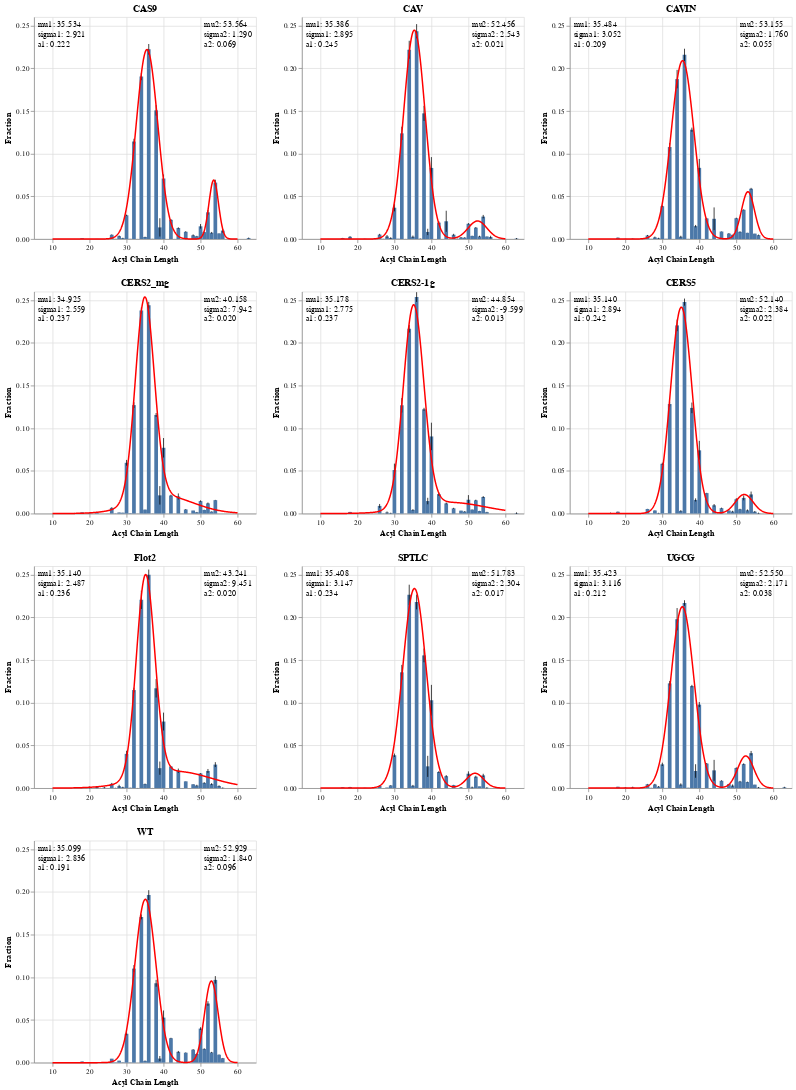

The notebook cell this image was saved under:
### Code cell
chart_list = []
def gauss(x,mu,sigma,A):
    return A*np.exp(-(x-mu)**2/(2*sigma**2))

def bimodal(x,mu1,sigma1,A1,mu2,sigma2,A2):
    return gauss(x,mu1,sigma1,A1)+gauss(x,mu2,sigma2,A2)

for protein in ptnstd['protein'].unique():
    source = ptnstd[ptnstd['protein'] == protein]
    
    # create error bars
    err = alt.Chart(source).mark_errorbar(extent='stdev').encode(
        x='Acyl Chain Length:Q',
        y='Fraction:Q',
    )
    
    # create histogram
    bar = alt.Chart(source).mark_bar().encode(
        x='Acyl Chain Length:Q',
        y=alt.Y('mean(Fraction):Q').scale(domain=[0,.26]),
    ).properties(title=protein)
    
    # create gaussian
    x = ptns[(ptns['Acyl Chain Length'] % 2 == 0)]['Acyl Chain Length']
    y = ptns[protein].loc[x.index]
    
    # expected vals
    x1 = x[(x < 51) & (x >= 20)]
    y1 = ptns[protein].loc[x1.index]
    x2 = x[(x >= 51)]
    y2 = ptns[protein].loc[x2.index]
    
    n1 = sum(y1)
    mean1 = sum(x1*y1)/n1                  
    sigma1 = sum(y1*(x1-mean1)**2)/n1
    a1 = max(y1)
    
    n2 = sum(y2)                         
    mean2 = sum(x2*y2)/n2                  
    sigma2 = sum(y2*(x2-mean2)**2)/n2
    a2=max(y2)
    
    expected = [mean1, sigma1, a1, mean2, sigma2, a2]
    # print(protein, expected)
    
    popt,pcov = curve_fit(bimodal,x,y,p0=expected)
    
    xx = np.linspace(10, 60, 500)
    
    s = pd.DataFrame({'Acyl Chain Length':xx, 'y':bimodal(xx, *popt)})
    
    gaus = alt.Chart(s).mark_line(color='red').encode(
        x='Acyl Chain Length:Q',
        y='y:Q'
    )
    
    text1 = alt.Chart({'values':[{}]}).mark_text(
        align="left", baseline="top"
    ).encode(
        x=alt.value(5),  # pixels from left
        y=alt.value(5),  # pixels from top
        text=alt.value([f"mu1: {popt[0]:.3f}", f"sigma1: {popt[1]:.3f}", f"a1: {popt[2]:.3f}"])
    )
    
    text2 = alt.Chart({'values':[{}]}).mark_text(
        align="left", baseline="top"
    ).encode(
        x=alt.value(230),  # pixels from left
        y=alt.value(5),  # pixels from top
        text=alt.value([f"mu2: {popt[3]:.3f}", f"sigma2: {popt[4]:.3f}", f"a2: {popt[5]:.3f}"])
    )
    
    # append to chart list
    chart = bar + err + gaus + text1 + text2
    
    chart_list.append(chart)

bimodal_gauss = alt.hconcat(*chart_list[:3]) & alt.hconcat(*chart_list[3:6]) & alt.hconcat(*chart_list[6:9]) & chart_list[9]
bimodal_gauss

### Figure 1 — Vega-Lite specification as saved in the notebook (floating-point values rounded to 4 significant figures; data arrays with more than 128 entries replaced by an {"elided": "..."} marker saying what was removed)
{"config": {"view": {"continuousWidth": 300, "continuousHeight": 300}}, "vconcat": [{"hconcat": [{"layer": [{"mark": {"type": "bar"}, "encoding": {"x": {"field": "Acyl Chain Length", "type": "quantitative"}, "y": {"aggregate": "mean", "field": "Fraction", "scale": {"domain": [0, 0.26]}, "type": "quantitative"}}, "title": "CAS9"}, {"mark": {"type": "errorbar", "extent": "stdev"}, "encoding": {"x": {"field": "Acyl Chain Length", "type": "quantitative"}, "y": {"field": "Fraction", "type": "quantitative"}}}, {"data": {"name": "data-a8f1a76c3aa63e8031dd5c7524a1eebb"}, "mark": {"type": "line", "color": "red"}, "encoding": {"x": {"field": "Acyl Chain Length", "type": "quantitative"}, "y": {"field": "y", "type": "quantitative"}}}, {"data": {"name": "empty"}, "mark": {"type": "text", "align": "left", "baseline": "top"}, "encoding": {"text": {"value": ["mu1: 35.534", "sigma1: 2.921", "a1: 0.222"]}, "x": {"value": 5}, "y": {"value": 5}}}, {"data": {"name": "empty"}, "mark": {"type": "text", "align": "left", "baseline": "top"}, "encoding": {"text": {"value": ["mu2: 53.564", "sigma2: 1.290", "a2: 0.069"]}, "x": {"value": 230}, "y": {"value": 5}}}], "data": {"name": "data-0e140cbde06a05112803624adbe51bd8"}}, {"layer": [{"mark": {"type": "bar"}, "encoding": {"x": {"field": "Acyl Chain Length", "type": "quantitative"}, "y": {"aggregate": "mean", "field": "Fraction", "scale": {"domain": [0, 0.26]}, "type": "quantitative"}}, "title": "CAV"}, {"mark": {"type": "errorbar", "extent": "stdev"}, "encoding": {"x": {"field": "Acyl Chain Length", "type": "quantitative"}, "y": {"field": "Fraction", "type": "quantitative"}}}, {"data": {"name": "data-abb24bd9edba8d4a7f257d3e8e03b576"}, "mark": {"type": "line", "color": "red"}, "encoding": {"x": {"field": "Acyl Chain Length", "type": "quantitative"}, "y": {"field": "y", "type": "quantitative"}}}, {"data": {"name": "empty"}, "mark": {"type": "text", "align": "left", "baseline": "top"}, "encoding": {"text": {"value": ["mu1: 35.386", "sigma1: 2.895", "a1: 0.245"]}, "x": {"value": 5}, "y": {"value": 5}}}, {"data": {"name": "empty"}, "mark": {"type": "text", "align": "left", "baseline": "top"}, "encoding": {"text": {"value": ["mu2: 52.456", "sigma2: 2.543", "a2: 0.021"]}, "x": {"value": 230}, "y": {"value": 5}}}], "data": {"name": "data-cc2bc58d17b0c4a92ab9d878a3e1e896"}}, {"layer": [{"mark": {"type": "bar"}, "encoding": {"x": {"field": "Acyl Chain Length", "type": "quantitative"}, "y": {"aggregate": "mean", "field": "Fraction", "scale": {"domain": [0, 0.26]}, "type": "quantitative"}}, "title": "CAVIN"}, {"mark": {"type": "errorbar", "extent": "stdev"}, "encoding": {"x": {"field": "Acyl Chain Length", "type": "quantitative"}, "y": {"field": "Fraction", "type": "quantitative"}}}, {"data": {"name": "data-78c13e65931f73990322de28e9470cda"}, "mark": {"type": "line", "color": "red"}, "encoding": {"x": {"field": "Acyl Chain Length", "type": "quantitative"}, "y": {"field": "y", "type": "quantitative"}}}, {"data": {"name": "empty"}, "mark": {"type": "text", "align": "left", "baseline": "top"}, "encoding": {"text": {"value": ["mu1: 35.484", "sigma1: 3.052", "a1: 0.209"]}, "x": {"value": 5}, "y": {"value": 5}}}, {"data": {"name": "empty"}, "mark": {"type": "text", "align": "left", "baseline": "top"}, "encoding": {"text": {"value": ["mu2: 53.155", "sigma2: 1.760", "a2: 0.055"]}, "x": {"value": 230}, "y": {"value": 5}}}], "data": {"name": "data-363cd3c5b3123c69106a1ce587fade77"}}]}, {"hconcat": [{"layer": [{"mark": {"type": "bar"}, "encoding": {"x": {"field": "Acyl Chain Length", "type": "quantitative"}, "y": {"aggregate": "mean", "field": "Fraction", "scale": {"domain": [0, 0.26]}, "type": "quantitative"}}, "title": "CERS2_mg"}, {"mark": {"type": "errorbar", "extent": "stdev"}, "encoding": {"x": {"field": "Acyl Chain Length", "type": "quantitative"}, "y": {"field": "Fraction", "type": "quantitative"}}}, {"data": {"name": "data-2a7c7032d4be5496c19f9238833d3c17"}, "mark": {"type": "line", "color": "red"}, "encoding": {"x": {"field": "Acyl Chain Length", "type": "quantitative"}, "y": {"field": "y", "type": "quantitative"}}}, {"data": {"name": "empty"}, "mark": {"type": "text", "align": "left", "baseline": "top"}, "encoding": {"text": {"value": ["mu1: 34.925", "sigma1: 2.559", "a1: 0.237"]}, "x": {"value": 5}, "y": {"value": 5}}}, {"data": {"name": "empty"}, "mark": {"type": "text", "align": "left", "baseline": "top"}, "encoding": {"text": {"value": ["mu2: 40.158", "sigma2: 7.942", "a2: 0.020"]}, "x": {"value": 230}, "y": {"value": 5}}}], "data": {"name": "data-0ae249bd0a88a3a1af5ce70e6a57c3fc"}}, {"layer": [{"mark": {"type": "bar"}, "encoding": {"x": {"field": "Acyl Chain Length", "type": "quantitative"}, "y": {"aggregate": "mean", "field": "Fraction", "scale": {"domain": [0, 0.26]}, "type": "quantitative"}}, "title": "CERS2-1g"}, {"mark": {"type": "errorbar", "extent": "stdev"}, "encoding": {"x": {"field": "Acyl Chain Length", "type": "quantitative"}, "y": {"field": "Fraction", "type": "quantitative"}}}, {"data": {"name": "data-68fa05c3a72ecb46e1f081fe27bb07c8"}, "mark": {"type": "line", "color": "red"}, "encoding": {"x": {"field": "Acyl Chain Length", "type": "quantitative"}, "y": {"field": "y", "type": "quantitative"}}}, {"data": {"name": "empty"}, "mark": {"type": "text", "align": "left", "baseline": "top"}, "encoding": {"text": {"value": ["mu1: 35.178", "sigma1: 2.775", "a1: 0.237"]}, "x": {"value": 5}, "y": {"value": 5}}}, {"data": {"name": "empty"}, "mark": {"type": "text", "align": "left", "baseline": "top"}, "encoding": {"text": {"value": ["mu2: 44.854", "sigma2: -9.599", "a2: 0.013"]}, "x": {"value": 230}, "y": {"value": 5}}}], "data": {"name": "data-8928244519f60bf3943d783d239680a2"}}, {"layer": [{"mark": {"type": "bar"}, "encoding": {"x": {"field": "Acyl Chain Length", "type": "quantitative"}, "y": {"aggregate": "mean", "field": "Fraction", "scale": {"domain": [0, 0.26]}, "type": "quantitative"}}, "title": "CERS5"}, {"mark": {"type": "errorbar", "extent": "stdev"}, "encoding": {"x": {"field": "Acyl Chain Length", "type": "quantitative"}, "y": {"field": "Fraction", "type": "quantitative"}}}, {"data": {"name": "data-a812a1c68aa9030591fd44db90d0d03c"}, "mark": {"type": "line", "color": "red"}, "encoding": {"x": {"field": "Acyl Chain Length", "type": "quantitative"}, "y": {"field": "y", "type": "quantitative"}}}, {"data": {"name": "empty"}, "mark": {"type": "text", "align": "left", "baseline": "top"}, "encoding": {"text": {"value": ["mu1: 35.140", "sigma1: 2.894", "a1: 0.242"]}, "x": {"value": 5}, "y": {"value": 5}}}, {"data": {"name": "empty"}, "mark": {"type": "text", "align": "left", "baseline": "top"}, "encoding": {"text": {"value": ["mu2: 52.140", "sigma2: 2.384", "a2: 0.022"]}, "x": {"value": 230}, "y": {"value": 5}}}], "data": {"name": "data-72a4758ad72767c398cdf6b47f78aa94"}}]}, {"hconcat": [{"layer": [{"mark": {"type": "bar"}, "encoding": {"x": {"field": "Acyl Chain Length", "type": "quantitative"}, "y": {"aggregate": "mean", "field": "Fraction", "scale": {"domain": [0, 0.26]}, "type": "quantitative"}}, "title": "Flot2"}, {"mark": {"type": "errorbar", "extent": "stdev"}, "encoding": {"x": {"field": "Acyl Chain Length", "type": "quantitative"}, "y": {"field": "Fraction", "type": "quantitative"}}}, {"data": {"name": "data-8d0bcc14e8be7de20bc386ffa680816e"}, "mark": {"type": "line", "color": "red"}, "encoding": {"x": {"field": "Acyl Chain Length", "type": "quantitative"}, "y": {"field": "y", "type": "quantitative"}}}, {"data": {"name": "empty"}, "mark": {"type": "text", "align": "left", "baseline": "top"}, "encoding": {"text": {"value": ["mu1: 35.140", "sigma1: 2.487", "a1: 0.236"]}, "x": {"value": 5}, "y": {"value": 5}}}, {"data": {"name": "empty"}, "mark": {"type": "text", "align": "left", "baseline": "top"}, "encoding": {"text": {"value": ["mu2: 43.241", "sigma2: 9.451", "a2: 0.020"]}, "x": {"value": 230}, "y": {"value": 5}}}], "data": {"name": "data-a5d1b7f51dd2c6bdd86ca65f70bdddbb"}}, {"layer": [{"mark": {"type": "bar"}, "encoding": {"x": {"field": "Acyl Chain Length", "type": "quantitative"}, "y": {"aggregate": "mean", "field": "Fraction", "scale": {"domain": [0, 0.26]}, "type": "quantitative"}}, "title": "SPTLC"}, {"mark": {"type": "errorbar", "extent": "stdev"}, "encoding": {"x": {"field": "Acyl Chain Length", "type": "quantitative"}, "y": {"field": "Fraction", "type": "quantitative"}}}, {"data": {"name": "data-79d79a25ea6340df99ade41f1858482f"}, "mark": {"type": "line", "color": "red"}, "encoding": {"x": {"field": "Acyl Chain Length", "type": "quantitative"}, "y": {"field": "y", "type": "quantitative"}}}, {"data": {"name": "empty"}, "mark": {"type": "text", "align": "left", "baseline": "top"}, "encoding": {"text": {"value": ["mu1: 35.408", "sigma1: 3.147", "a1: 0.234"]}, "x": {"value": 5}, "y": {"value": 5}}}, {"data": {"name": "empty"}, "mark": {"type": "text", "align": "left", "baseline": "top"}, "encoding": {"text": {"value": ["mu2: 51.783", "sigma2: 2.304", "a2: 0.017"]}, "x": {"value": 230}, "y": {"value": 5}}}], "data": {"name": "data-2f628a3bb4d31cdf086f32e3fa17789f"}}, {"layer": [{"mark": {"type": "bar"}, "encoding": {"x": {"field": "Acyl Chain Length", "type": "quantitative"}, "y": {"aggregate": "mean", "field": "Fraction", "scale": {"domain": [0, 0.26]}, "type": "quantitative"}}, "title": "UGCG"}, {"mark": {"type": "errorbar", "extent": "stdev"}, "encoding": {"x": {"field": "Acyl Chain Length", "type": "quantitative"}, "y": {"field": "Fraction", "type": "quantitative"}}}, {"data": {"name": "data-5de93d39eac8872f22dd364863d72623"}, "mark": {"type": "line", "color": "red"}, "encoding": {"x": {"field": "Acyl Chain Length", "type": "quantitative"}, "y": {"field": "y", "type": "quantitative"}}}, {"data": {"name": "empty"}, "mark": {"type": "text", "align": "left", "baseline": "top"}, "encoding": {"text": {"value": ["mu1: 35.423", "sigma1: 3.116", "a1: 0.212"]}, "x": {"value": 5}, "y": {"value": 5}}}, {"data": {"name": "empty"}, "mark": {"type": "text", "align": "left", "baseline": "top"}, "encoding": {"text": {"value": ["mu2: 52.550", "sigma2: 2.171", "a2: 0.038"]}, "x": {"value": 230}, "y": {"value": 5}}}], "data": {"name": "data-667acebbb8b0c4bfe87015bd7fa05579"}}]}, {"layer": [{"mark": {"type": "bar"}, "encoding": {"x": {"field": "Acyl Chain Length", "type": "quantitative"}, "y": {"aggregate": "mean", "field": "Fraction", "scale": {"domain": [0, 0.26]}, "type": "quantitative"}}, "title": "WT"}, {"mark": {"type": "errorbar", "extent": "stdev"}, "encoding": {"x": {"field": "Acyl Chain Length", "type": "quantitative"}, "y": {"field": "Fraction", "type": "quantitative"}}}, {"data": {"name": "data-9418cd174b955312cd3d871fdc45b191"}, "mark": {"type": "line", "color": "red"}, "encoding": {"x": {"field": "Acyl Chain Length", "type": "quantitative"}, "y": {"field": "y", "type": "quantitative"}}}, {"data": {"name": "empty"}, "mark": {"type": "text", "align": "left", "baseline": "top"}, "encoding": {"text": {"value": ["mu1: 35.099", "sigma1: 2.836", "a1: 0.191"]}, "x": {"value": 5}, "y": {"value": 5}}}, {"data": {"name": "empty"}, "mark": {"type": "text", "align": "left", "baseline": "top"}, "encoding": {"text": {"value": ["mu2: 52.929", "sigma2: 1.840", "a2: 0.096"]}, "x": {"value": 230}, "y": {"value": 5}}}], "data": {"name": "data-038e6707c63ca33725c4cf506216ceb4"}}], "$schema": "https://vega.github.io/schema/vega-lite/v5.16.3.json", "datasets": {"data-0e140cbde06a05112803624adbe51bd8": {"elided": "172 records"}, "data-a8f1a76c3aa63e8031dd5c7524a1eebb": {"elided": "500 records"}, "empty": [{}], "data-cc2bc58d17b0c4a92ab9d878a3e1e896": {"elided": "172 records"}, "data-abb24bd9edba8d4a7f257d3e8e03b576": {"elided": "500 records"}, "data-363cd3c5b3123c69106a1ce587fade77": {"elided": "172 records"}, "data-78c13e65931f73990322de28e9470cda": {"elided": "500 records"}, "data-0ae249bd0a88a3a1af5ce70e6a57c3fc": {"elided": "172 records"}, "data-2a7c7032d4be5496c19f9238833d3c17": {"elided": "500 records"}, "data-8928244519f60bf3943d783d239680a2": {"elided": "172 records"}, "data-68fa05c3a72ecb46e1f081fe27bb07c8": {"elided": "500 records"}, "data-72a4758ad72767c398cdf6b47f78aa94": {"elided": "172 records"}, "data-a812a1c68aa9030591fd44db90d0d03c": {"elided": "500 records"}, "data-a5d1b7f51dd2c6bdd86ca65f70bdddbb": {"elided": "172 records"}, "data-8d0bcc14e8be7de20bc386ffa680816e": {"elided": "500 records"}, "data-2f628a3bb4d31cdf086f32e3fa17789f": {"elided": "172 records"}, "data-79d79a25ea6340df99ade41f1858482f": {"elided": "500 records"}, "data-667acebbb8b0c4bfe87015bd7fa05579": {"elided": "172 records"}, "data-5de93d39eac8872f22dd364863d72623": {"elided": "500 records"}, "data-038e6707c63ca33725c4cf506216ceb4": {"elided": "172 records"}, "data-9418cd174b955312cd3d871fdc45b191": {"elided": "500 records"}}}
